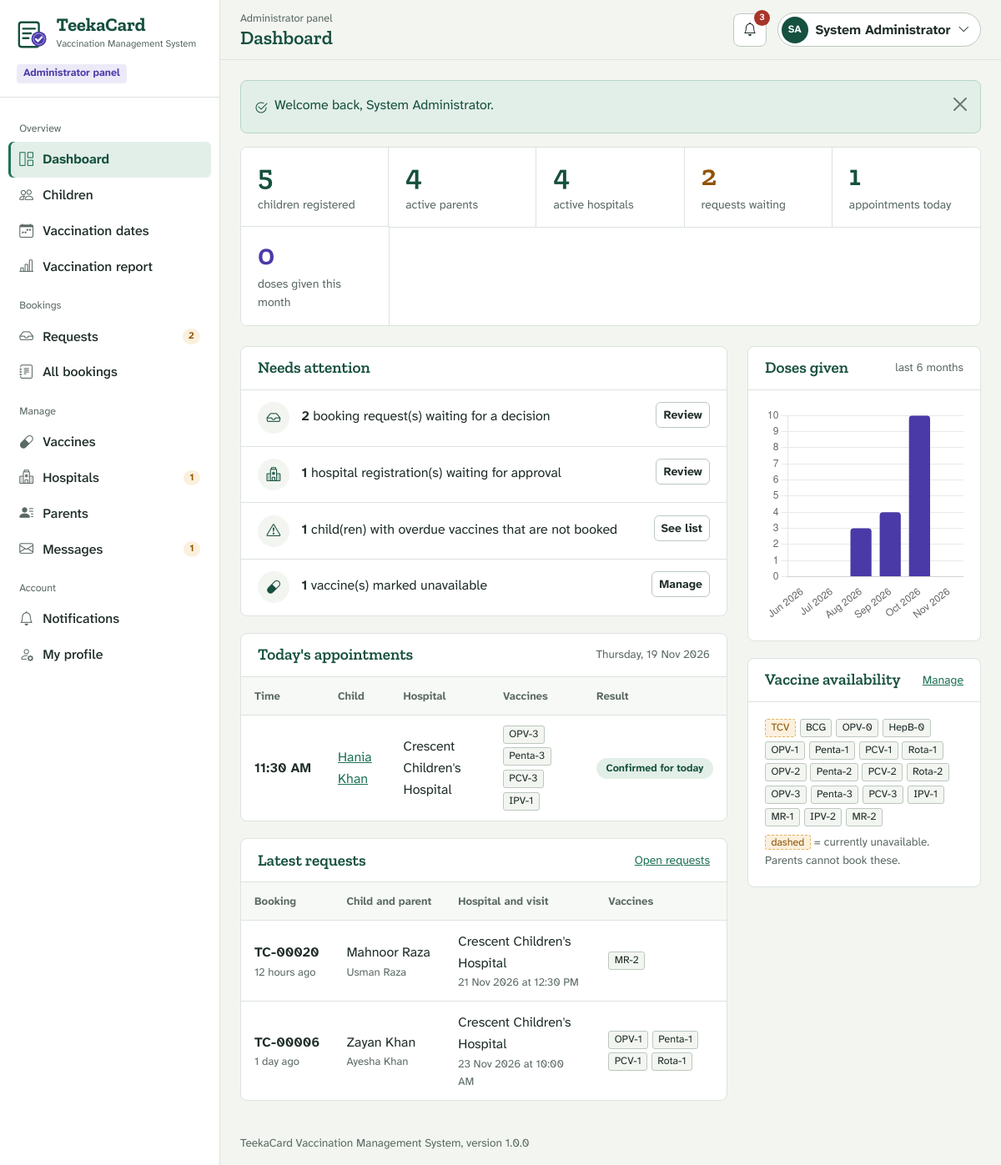
The app's page /1_Source_Code/vms/admin/index.php (signed in) with its own data.
### tables this page shows
CREATE TABLE `appointments` (
  `id`                 INT UNSIGNED NOT NULL AUTO_INCREMENT,
  `parent_id`          INT UNSIGNED NOT NULL,
  `child_id`           INT UNSIGNED NOT NULL,
  `hospital_id`        INT UNSIGNED NOT NULL,
  `appointment_date`   DATE NOT NULL,
  `appointment_time`   TIME NOT NULL,
  `parent_note`        VARCHAR(255) NULL DEFAULT NULL,
  `request_status`     ENUM('Pending','Approved','Rejected','Cancelled') NOT NULL DEFAULT 'Pending',
  `admin_remark`       VARCHAR(255) NULL DEFAULT NULL,
  `decided_at`         DATETIME NULL DEFAULT NULL,
  `vaccination_status` ENUM('Pending','Vaccinated','Partially Vaccinated','Not Vaccinated') NOT NULL DEFAULT 'Pending',
  `hospital_remark`    VARCHAR(255) NULL DEFAULT NULL,
  `completed_at`       DATETIME NULL DEFAULT NULL,
  `created_at`         DATETIME NOT NULL DEFAULT CURRENT_TIMESTAMP,
  `updated_at`         DATETIME NULL DEFAULT NULL ON UPDATE CURRENT_TIMESTAMP,
  PRIMARY KEY (`id`),
  KEY `idx_appt_date` (`appointment_date`),
  KEY `idx_appt_request` (`request_status`),
  KEY `idx_appt_vacc` (`vaccination_status`),
  CONSTRAINT `fk_appt_parent`   FOREIGN KEY (`parent_id`)   REFERENCES `parents` (`id`)   ON DELETE CASCADE,
  CONSTRAINT `fk_appt_child`    FOREIGN KEY (`child_id`)    REFERENCES `children` (`id`)  ON DELETE CASCADE,
   
   
  CONSTRAINT `fk_appt_hospital` FOREIGN KEY (`hospital_id`) REFERENCES `hospitals` (`id`) ON DELETE RESTRICT
);

CREATE TABLE `children` (
  `id`            INT UNSIGNED NOT NULL AUTO_INCREMENT,
  `parent_id`     INT UNSIGNED NOT NULL,
  `name`          VARCHAR(100) NOT NULL,
  `date_of_birth` DATE NOT NULL,
  `gender`        ENUM('Male','Female') NOT NULL,
  `blood_group`   VARCHAR(5) NULL DEFAULT NULL,
  `birth_weight`  DECIMAL(4,2) NULL DEFAULT NULL COMMENT 'kg',
  `notes`         VARCHAR(255) NULL DEFAULT NULL COMMENT 'allergies / medical notes',
  `created_at`    DATETIME NOT NULL DEFAULT CURRENT_TIMESTAMP,
  `updated_at`    DATETIME NULL DEFAULT NULL ON UPDATE CURRENT_TIMESTAMP,
  PRIMARY KEY (`id`),
  KEY `idx_child_parent` (`parent_id`),
  CONSTRAINT `fk_child_parent` FOREIGN KEY (`parent_id`)
    REFERENCES `parents` (`id`) ON DELETE CASCADE
);

CREATE TABLE `hospitals` (
  `id`         INT UNSIGNED NOT NULL AUTO_INCREMENT,
  `name`       VARCHAR(150) NOT NULL,
  `email`      VARCHAR(150) NOT NULL,
  `phone`      VARCHAR(20)  NOT NULL,
  `city`       VARCHAR(60)  NOT NULL,
  `address`    VARCHAR(255) NOT NULL,
  `location`   VARCHAR(255) NULL DEFAULT NULL COMMENT 'Area / landmark / map link',
  `timings`    VARCHAR(100) NULL DEFAULT NULL,
  `password`   VARCHAR(255) NOT NULL,
  `status`     ENUM('Pending','Active','Inactive') NOT NULL DEFAULT 'Pending',
  `created_at` DATETIME NOT NULL DEFAULT CURRENT_TIMESTAMP,
  `updated_at` DATETIME NULL DEFAULT NULL ON UPDATE CURRENT_TIMESTAMP,
  PRIMARY KEY (`id`),
  UNIQUE KEY `uq_hospital_email` (`email`),
  KEY `idx_hospital_city` (`city`),
  KEY `idx_hospital_status` (`status`)
);

CREATE TABLE `appointment_vaccines` (
  `id`             INT UNSIGNED NOT NULL AUTO_INCREMENT,
  `appointment_id` INT UNSIGNED NOT NULL,
  `vaccine_id`     INT UNSIGNED NOT NULL,
  `status`         ENUM('Pending','Vaccinated','Not Vaccinated') NOT NULL DEFAULT 'Pending',
  `given_at`       DATETIME NULL DEFAULT NULL,
  PRIMARY KEY (`id`),
  UNIQUE KEY `uq_appt_vaccine` (`appointment_id`, `vaccine_id`),
  KEY `idx_av_status` (`status`),
  CONSTRAINT `fk_av_appt`    FOREIGN KEY (`appointment_id`) REFERENCES `appointments` (`id`) ON DELETE CASCADE,
  CONSTRAINT `fk_av_vaccine` FOREIGN KEY (`vaccine_id`)     REFERENCES `vaccines` (`id`)     ON DELETE RESTRICT
);

CREATE TABLE `vaccines` (
  `id`               INT UNSIGNED NOT NULL AUTO_INCREMENT,
  `name`             VARCHAR(100) NOT NULL,
  `short_name`       VARCHAR(20)  NOT NULL,
  `protects_against` VARCHAR(255) NOT NULL,
  `age_days`         INT UNSIGNED NOT NULL DEFAULT 0,
  `age_label`        VARCHAR(30)  NOT NULL,
  `route`            VARCHAR(50)  NULL DEFAULT NULL,
  `description`      TEXT NULL,
  `status`           ENUM('Available','Unavailable') NOT NULL DEFAULT 'Available',
  `created_at`       DATETIME NOT NULL DEFAULT CURRENT_TIMESTAMP,
  `updated_at`       DATETIME NULL DEFAULT NULL ON UPDATE CURRENT_TIMESTAMP,
  PRIMARY KEY (`id`),
  UNIQUE KEY `uq_vaccine_short` (`short_name`),
  KEY `idx_vaccine_age` (`age_days`)
);

CREATE TABLE `parents` (
  `id`         INT UNSIGNED NOT NULL AUTO_INCREMENT,
  `name`       VARCHAR(100) NOT NULL,
  `email`      VARCHAR(150) NOT NULL,
  `phone`      VARCHAR(20)  NOT NULL,
  `cnic`       VARCHAR(15)  NULL DEFAULT NULL,
  `city`       VARCHAR(60)  NOT NULL,
  `address`    VARCHAR(255) NULL DEFAULT NULL,
  `password`   VARCHAR(255) NOT NULL,
  `status`     ENUM('Active','Blocked') NOT NULL DEFAULT 'Active',
  `created_at` DATETIME NOT NULL DEFAULT CURRENT_TIMESTAMP,
  `updated_at` DATETIME NULL DEFAULT NULL ON UPDATE CURRENT_TIMESTAMP,
  PRIMARY KEY (`id`),
  UNIQUE KEY `uq_parent_email` (`email`)
);

### 1_Source_Code/vms/admin/index.php (the view, shortened to what the rows shown need)
<?php
$today = today();
$allChildren  = db_all('SELECT * FROM children');
$overdueKids  = 0;
foreach (build_schedules($allChildren) as $card) {
    if ($card['summary']['overdue'] > 0) {
        $overdueKids++;
    }
}
$todayList = db_all(
    "SELECT a.*, c.name AS child_name, h.name AS hospital_name
       FROM appointments a
       JOIN children c  ON c.id = a.child_id
       JOIN hospitals h ON h.id = a.hospital_id
      WHERE a.request_status = 'Approved' AND a.appointment_date = ?
      ORDER BY a.appointment_time",
    [$today]
);
$latestRequests = db_all(
    "SELECT a.*, c.name AS child_name, p.name AS parent_name, h.name AS hospital_name
       FROM appointments a
       JOIN children c  ON c.id = a.child_id
       JOIN parents p   ON p.id = a.parent_id
       JOIN hospitals h ON h.id = a.hospital_id
      WHERE a.request_status = 'Pending'
      ORDER BY a.created_at DESC
      LIMIT 5"
);
$listVaccines = appointment_vaccine_map(array_merge(array_column($todayList, 'id'), array_column($latestRequests, 'id')));
$stock = db_all('SELECT id, short_name, name, status FROM vaccines ORDER BY status DESC, age_days, id');
require APP_ROOT . '/includes/layout/panel-header.php';
?>
<div class="row g-4">
    <div class="col-xl-8">
        <section class="sheet" aria-labelledby="attention-title">
            <div class="sheet-head"><h2 id="attention-title">Needs attention</h2></div>
        </section>
        <section class="sheet" aria-labelledby="today-title">
            <div class="sheet-head">
                <h2 id="today-title">Today's appointments</h2>
            </div>
            <?php if (!$todayList): ?>
                <?= empty_state('No appointments today', 'Approved visits for today will be listed here.') ?>
            <?php else: ?>
                <div class="table-responsive">
                    <table class="table">
                        <thead><tr><th scope="col">Time</th><th scope="col">Child</th><th scope="col">Hospital</th><th scope="col">Vaccines</th><th scope="col">Result</th></tr></thead>
                        <tbody>
                            <?php foreach ($todayList as $a): ?>
                                <tr>
                                    <td class="text-nowrap fw-600"><?= e(fmt_time($a['appointment_time'])) ?></td>
                                    <td><a href="<?= url('admin/bookings.php?id=' . (int) $a['id']) ?>"><?= e($a['child_name']) ?></a></td>
                                    <td><?= e($a['hospital_name']) ?></td>
                                    <td><?= vaccine_chips($listVaccines[$a['id']] ?? [], true) ?></td>
                                    <td><?= booking_stage_badge($a) ?></td>
                                </tr>
                            <?php endforeach; ?>
                        </tbody>
                    </table>
                </div>
            <?php endif; ?>
        </section>
        <section class="sheet" aria-labelledby="latest-title">
            <div class="sheet-head">
                <h2 id="latest-title">Latest requests</h2>
            </div>
            <?php if (!$latestRequests): ?>
                <?= empty_state('No requests waiting', 'New requests from parents will appear here.') ?>
            <?php else: ?>
                <div class="table-responsive">
                    <table class="table">
                        <thead><tr><th scope="col">Booking</th><th scope="col">Child and parent</th><th scope="col">Hospital and visit</th><th scope="col">Vaccines</th></tr></thead>
                        <tbody>
                            <?php foreach ($latestRequests as $a): ?>
                                <tr>
                                    <td><span class="cell-title ref"><?= e(booking_ref((int) $a['id'])) ?></span><div class="cell-sub"><?= e(time_ago($a['created_at'])) ?></div></td>
                                    <td><?= e($a['child_name']) ?><div class="cell-sub"><?= e($a['parent_name']) ?></div></td>
                                    <td><?= e($a['hospital_name']) ?><div class="cell-sub"><?= e(visit_when($a)) ?></div></td>
                                    <td><?= vaccine_chips($listVaccines[$a['id']] ?? [], false, true) ?></td>
                                </tr>
                            <?php endforeach; ?>
                        </tbody>
                    </table>
                </div>
            <?php endif; ?>
        </section>
    </div>
    <div class="col-xl-4">
        <section class="sheet" aria-labelledby="chart-title">
            <div class="sheet-head">
                <h2 id="chart-title">Doses given</h2>
            </div>
        </section>
        <section class="sheet" aria-labelledby="stock-title">
            <div class="sheet-head">
                <h2 id="stock-title">Vaccine availability</h2>
            </div>
            <div class="sheet-body">
                <div class="dose-cells">
                    <?php foreach ($stock as $v): ?>
                        <span class="dose-cell<?= $v['status'] === 'Unavailable' ? ' is-out' : '' ?>" title="<?= e($v['name'] . ' - ' . $v['status']) ?>">
                            <?= e($v['short_name']) ?><?= $v['status'] === 'Unavailable' ? ' <span class="visually-hidden">(unavailable)</span>' : '' ?>
                        </span>
                    <?php endforeach; ?>
                </div>
            </div>
        </section>
    </div>
</div>
<?php require APP_ROOT . '/includes/layout/panel-footer.php'; ?>

### 1_Source_Code/vms/includes/bookings.php (shortened to what the rows shown need)
<?php
function appointment_vaccine_map(array $appointmentIds): array
{
    $ids = array_values(array_unique(array_map('intval', $appointmentIds)));
    $map = array_fill_keys($ids, []);
    $rows = db_all(
        'SELECT av.appointment_id, av.vaccine_id, av.status, av.given_at,
                v.short_name, v.name, v.status AS stock_status
           FROM appointment_vaccines av
           JOIN vaccines v ON v.id = av.vaccine_id
          WHERE av.appointment_id IN (' . db_placeholders(count($ids)) . ')
          ORDER BY v.age_days, v.id',
        $ids
    );
    foreach ($rows as $row) {
        $map[(int) $row['appointment_id']][] = $row;
    }
    return $map;
}
function vaccine_chips(array $vaccines, bool $showResult = false, bool $showStock = false): string
{
    $html = '<div class="dose-cells">';
    foreach ($vaccines as $v) {
        $class = 'dose-cell';
        $title = $v['name'];
        $html .= '<span class="' . $class . '" title="' . e($title) . '">' . e($v['short_name']) . '</span>';
    }
    return $html . '</div>';
}
function booking_stage(array $a): array
{
    return [$a['appointment_date'] === today() ? 'Confirmed for today' : 'Confirmed', 'pill-green'];
}
function booking_stage_badge(array $a): string
{
    [$label, $class] = booking_stage($a);
    return '<span class="pill ' . $class . '">' . e($label) . '</span>';
}
function visit_when(array $a): string
{
    return fmt_date($a['appointment_date']) . ' at ' . fmt_time($a['appointment_time']);
}

### records on screen
appointments: appointment_time "11:30 AM", child.name "Hania Khan", hospital.name "Crescent Children's Hospital"
appointment_vaccines: vaccine.short_name "OPV-3"
appointment_vaccines: vaccine.short_name "Penta-3"
appointment_vaccines: vaccine.short_name "PCV-3"
appointment_vaccines: vaccine.short_name "IPV-1"
appointments: id "TC-00020", created_at "12 hours ago", child.name "Mahnoor Raza", parent.name "Usman Raza", hospital.name "Crescent Children's Hospital", visit_when($a) "21 Nov 2026 at 12:30 PM"
appointment_vaccines: vaccine.short_name "MR-2"
appointments: id "TC-00006", created_at "1 day ago", child.name "Zayan Khan", parent.name "Ayesha Khan", hospital.name "Crescent Children's Hospital", visit_when($a) "23 Nov 2026 at 10:00 AM"
appointment_vaccines: vaccine.short_name "OPV-1"
appointment_vaccines: vaccine.short_name "Penta-1"
appointment_vaccines: vaccine.short_name "PCV-1"
appointment_vaccines: vaccine.short_name "Rota-1"
vaccines: short_name "TCV"
vaccines: short_name "BCG"
vaccines: short_name "OPV-0"
vaccines: short_name "HepB-0"
vaccines: short_name "OPV-1"
vaccines: short_name "Penta-1"
vaccines: short_name "PCV-1"
vaccines: short_name "Rota-1"
vaccines: short_name "OPV-2"
vaccines: short_name "Penta-2"
vaccines: short_name "PCV-2"
vaccines: short_name "Rota-2"
vaccines: short_name "OPV-3"
vaccines: short_name "Penta-3"
vaccines: short_name "PCV-3"
vaccines: short_name "IPV-1"
vaccines: short_name "MR-1"
vaccines: short_name "IPV-2"
vaccines: short_name "MR-2"

### other values on screen
APP_NAME "TeekaCard"
APP_TAGLINE "Vaccination Management System"
$panelRoleCfg['label'] "Administrator"
$navGroup "Overview"
$navLabel "Dashboard"
$navLabel "Children"
$navLabel "Vaccination dates"
$navLabel "Vaccination report"
$navGroup "Bookings"
$navLabel "Requests"
$navCount "2"
$navLabel "All bookings"
$navGroup "Manage"
$navLabel "Vaccines"
$navLabel "Hospitals"
